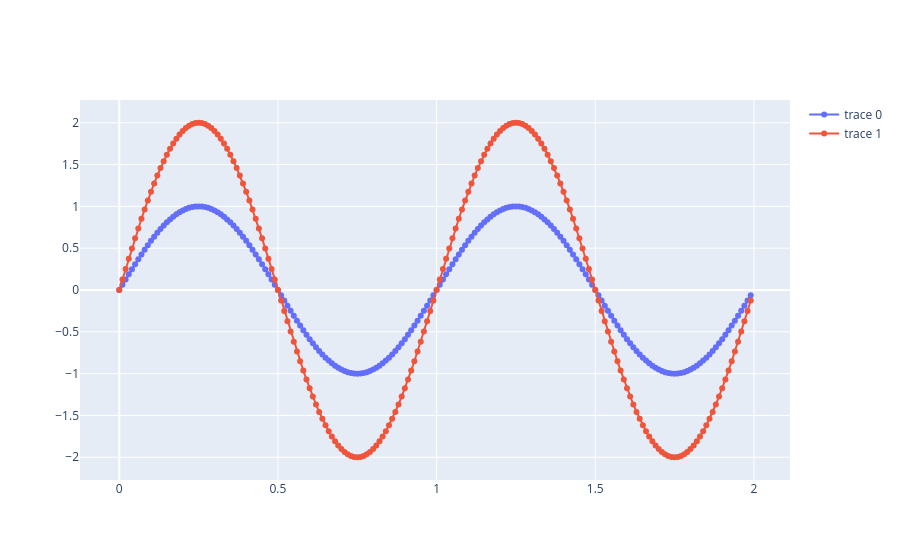

The notebook cell this image was saved under:
### Code cell
fig.show()

### Figure 1 — Plotly figure (JSON) as saved in the notebook; plotly's stock layout.template omitted (floating-point values rounded to 4 significant figures; data arrays with more than 128 entries replaced by an {"elided": "..."} marker saying what was removed)
{"data": [{"mode": "markers+lines", "type": "scatter", "x": {"elided": "200 float values"}, "y": {"elided": "200 float values"}}, {"mode": "markers+lines", "type": "scatter", "x": {"elided": "200 float values"}, "y": {"elided": "200 float values"}}], "layout": {}}
